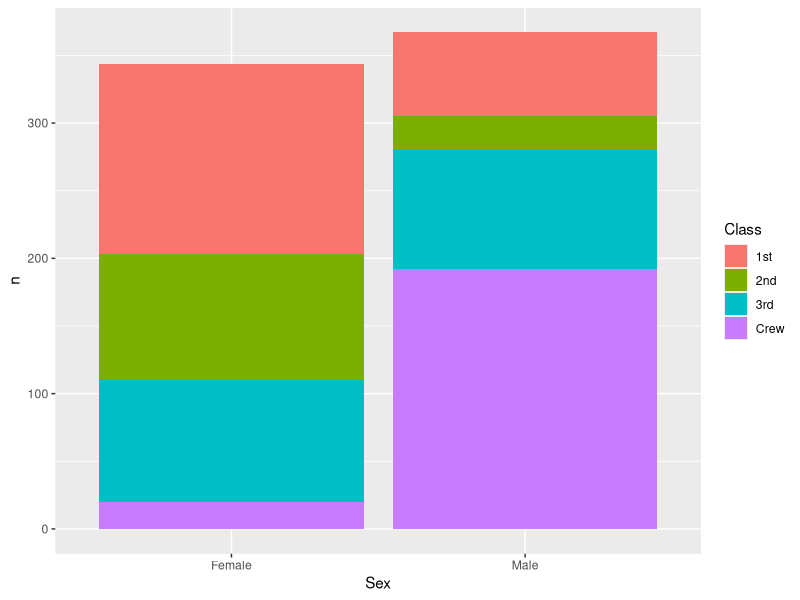
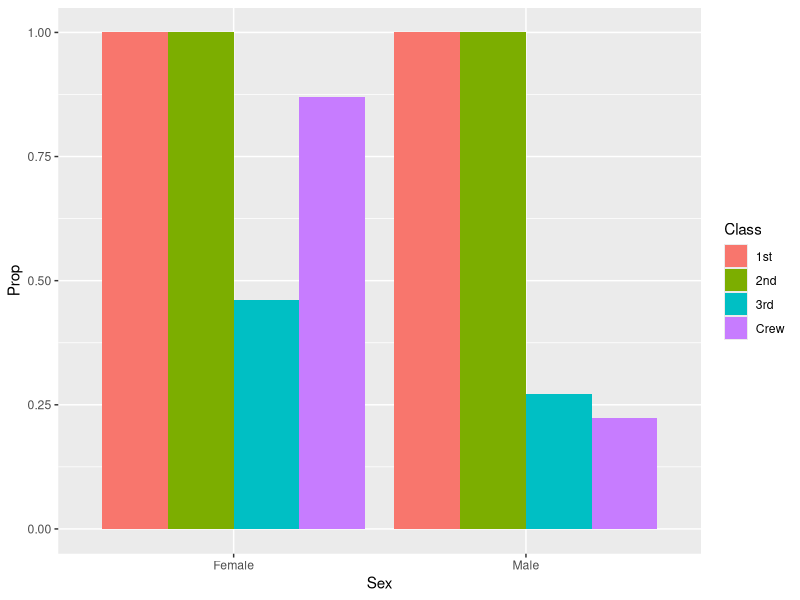
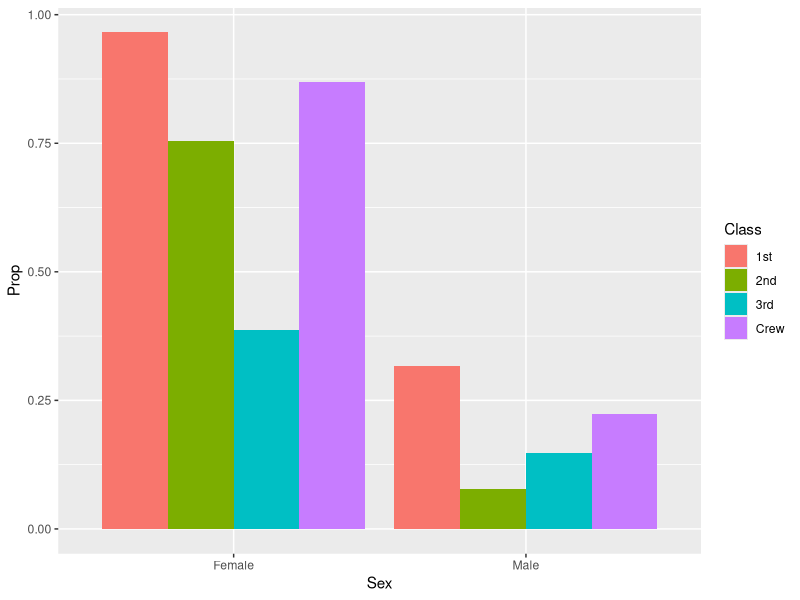
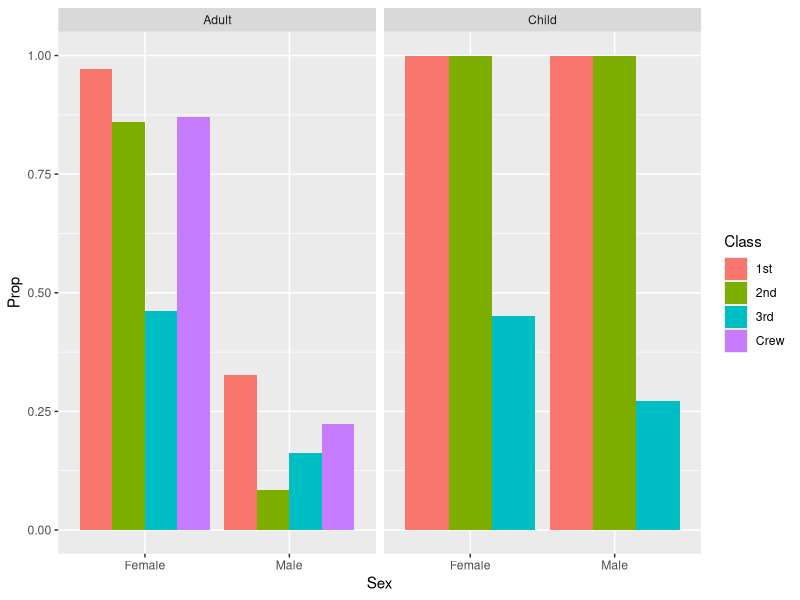

The R script that drew these images, in order:
## ---- chunk 1
library(tidyverse)

df_titanic <- as_tibble(Titanic)
## ---- chunk 2
## TASK: Perform a `glimpse` of df_titanic
glimpse(df_titanic)
## ---- chunk 3
## NOTE: No need to edit! We'll cover how to
## do this calculation in a later exercise.
df_titanic %>% summarize(total = sum(n))
## ---- chunk 4
## TASK: Visualize counts against `Class` and `Sex`

df_titanic %>%
  filter(Survived == "Yes") %>%
  ggplot(aes(x = Sex, y = n, fill = Class)) +
  geom_col()
## ---- chunk 5
## NOTE: No need to edit! We'll cover how to
## do this calculation in a later exercise.
df_prop <-
  df_titanic %>%
  group_by(Class, Sex, Age) %>%
  mutate(
    Total = sum(n),
    Prop = n / Total
  ) %>%
  filter(!is.nan(Prop)) %>% # there are no crew children lets ignore those groups
  ungroup()
df_prop
## ---- chunk 6
df_prop %>%
  filter(Survived == "Yes") %>%
  ggplot(aes(x = Sex, y = Prop, fill = Class)) +
  geom_col(position = "dodge")

df_prop %>%
  filter(Survived == "Yes")

# This is a fixed version to satisfy the objective without changing which
# variables the plot displays

df_no_age <-
  df_titanic %>%
  group_by(Class, Sex) %>%
  mutate(
    Total = sum(n),
    Prop = n / Total
  ) %>%
  ungroup()

df_no_age %>%
  filter(Survived == "Yes") %>%
  ggplot(aes(x = Sex, y = Prop, fill = Class)) +
  geom_col(position = "dodge")
## ---- chunk 7
df_prop %>%
  filter(Survived == "Yes") %>%
  ggplot(aes(x = Sex, y = Prop, fill = Class)) +
  geom_col(position = "dodge") +
  facet_wrap(~ Age)
